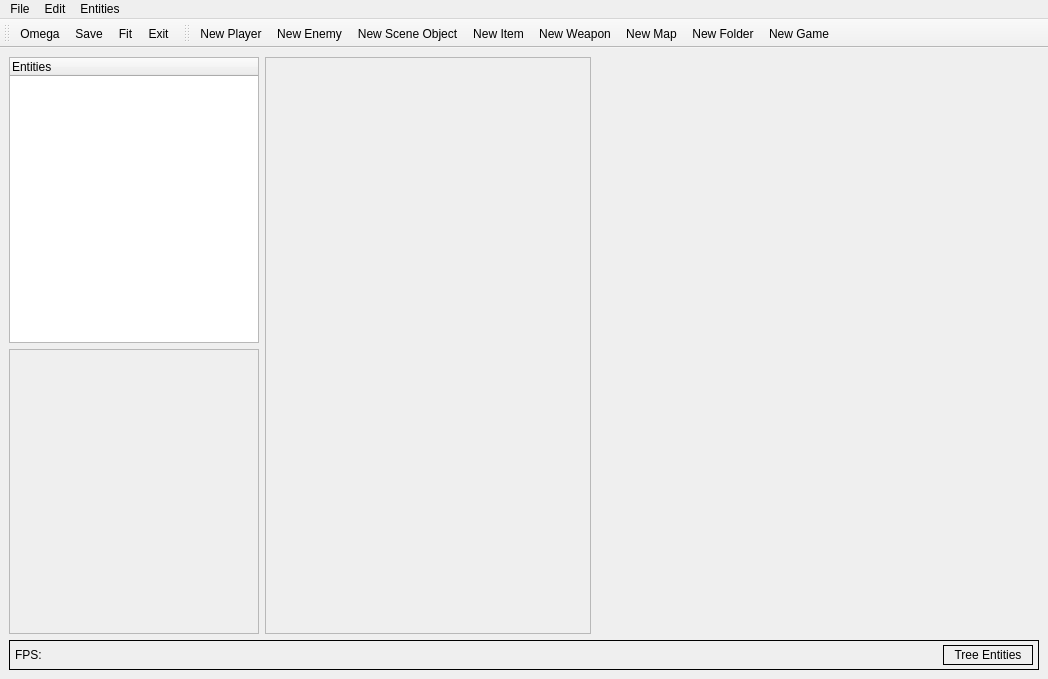
<?xml version="1.0" encoding="UTF-8"?>
<ui version="4.0">
 <class>OmegaWindow</class>
 <widget class="QMainWindow" name="OmegaWindow">
  <property name="geometry">
   <rect>
    <x>0</x>
    <y>0</y>
    <width>1048</width>
    <height>679</height>
   </rect>
  </property>
  <property name="windowTitle">
   <string>Omega Editor</string>
  </property>
  <property name="windowIcon">
   <iconset resource="../../OmegaEditor.qrc">
    <normaloff>:/OmegaEditor/Resources/Icons/omega.png</normaloff>:/OmegaEditor/Resources/Icons/omega.png</iconset>
  </property>
  <property name="styleSheet">
   <string notr="true"/>
  </property>
  <property name="iconSize">
   <size>
    <width>24</width>
    <height>24</height>
   </size>
  </property>
  <widget class="QWidget" name="centralwidget">
   <layout class="QVBoxLayout" name="verticalLayout_2">
    <item>
     <layout class="QHBoxLayout" name="horizontalLayout_2">
      <item>
       <layout class="QVBoxLayout" name="verticalLayout">
        <item>
         <widget class="QOmgTreeEntities" name="treeWidget">
          <property name="sizePolicy">
           <sizepolicy hsizetype="Expanding" vsizetype="MinimumExpanding">
            <horstretch>0</horstretch>
            <verstretch>0</verstretch>
           </sizepolicy>
          </property>
          <property name="maximumSize">
           <size>
            <width>250</width>
            <height>16777215</height>
           </size>
          </property>
          <column>
           <property name="text">
            <string>Entities</string>
           </property>
          </column>
         </widget>
        </item>
        <item>
         <widget class="QScrollArea" name="scrollArea">
          <property name="minimumSize">
           <size>
            <width>250</width>
            <height>0</height>
           </size>
          </property>
          <property name="maximumSize">
           <size>
            <width>200</width>
            <height>400</height>
           </size>
          </property>
          <property name="verticalScrollBarPolicy">
           <enum>Qt::ScrollBarAlwaysOff</enum>
          </property>
          <property name="horizontalScrollBarPolicy">
           <enum>Qt::ScrollBarAlwaysOff</enum>
          </property>
          <property name="widgetResizable">
           <bool>true</bool>
          </property>
          <widget class="QWidget" name="scrollAreaWidgetContents">
           <property name="geometry">
            <rect>
             <x>0</x>
             <y>0</y>
             <width>248</width>
             <height>278</height>
            </rect>
           </property>
          </widget>
         </widget>
        </item>
       </layout>
      </item>
      <item>
       <widget class="QScrollArea" name="bigScrollArea">
        <property name="widgetResizable">
         <bool>true</bool>
        </property>
        <widget class="QWidget" name="scrollAreaWidgetContents_2">
         <property name="geometry">
          <rect>
           <x>0</x>
           <y>0</y>
           <width>298</width>
           <height>566</height>
          </rect>
         </property>
        </widget>
       </widget>
      </item>
      <item>
       <widget class="QWidget" name="renderWidget" native="true">
        <property name="sizePolicy">
         <sizepolicy hsizetype="Expanding" vsizetype="Preferred">
          <horstretch>0</horstretch>
          <verstretch>0</verstretch>
         </sizepolicy>
        </property>
        <property name="minimumSize">
         <size>
          <width>100</width>
          <height>100</height>
         </size>
        </property>
       </widget>
      </item>
      <item>
       <widget class="QOmgDragableEntities" name="entities" native="true">
        <property name="sizePolicy">
         <sizepolicy hsizetype="Expanding" vsizetype="MinimumExpanding">
          <horstretch>0</horstretch>
          <verstretch>0</verstretch>
         </sizepolicy>
        </property>
        <property name="minimumSize">
         <size>
          <width>110</width>
          <height>100</height>
         </size>
        </property>
        <property name="maximumSize">
         <size>
          <width>110</width>
          <height>16777215</height>
         </size>
        </property>
       </widget>
      </item>
     </layout>
    </item>
    <item>
     <widget class="QFrame" name="frame">
      <property name="minimumSize">
       <size>
        <width>0</width>
        <height>30</height>
       </size>
      </property>
      <property name="maximumSize">
       <size>
        <width>16777215</width>
        <height>30</height>
       </size>
      </property>
      <property name="styleSheet">
       <string notr="true">QWidget{border:1px solid black;}

QLabel{border:1px soid white;}

</string>
      </property>
      <property name="frameShape">
       <enum>QFrame::StyledPanel</enum>
      </property>
      <property name="frameShadow">
       <enum>QFrame::Raised</enum>
      </property>
      <layout class="QHBoxLayout" name="horizontalLayout">
       <property name="leftMargin">
        <number>5</number>
       </property>
       <property name="topMargin">
        <number>0</number>
       </property>
       <property name="rightMargin">
        <number>5</number>
       </property>
       <property name="bottomMargin">
        <number>0</number>
       </property>
       <item>
        <widget class="QLabel" name="_fps_label">
         <property name="styleSheet">
          <string notr="true"/>
         </property>
         <property name="text">
          <string>FPS:</string>
         </property>
        </widget>
       </item>
       <item>
        <spacer name="horizontalSpacer">
         <property name="orientation">
          <enum>Qt::Horizontal</enum>
         </property>
         <property name="sizeHint" stdset="0">
          <size>
           <width>40</width>
           <height>20</height>
          </size>
         </property>
        </spacer>
       </item>
       <item>
        <widget class="QPushButton" name="_p_tree_entities">
         <property name="minimumSize">
          <size>
           <width>90</width>
           <height>20</height>
          </size>
         </property>
         <property name="text">
          <string>Tree Entities</string>
         </property>
         <property name="icon">
          <iconset resource="../../OmegaEditor.qrc">
           <normaloff>:/OmegaEditor/Resources/Icons/tree_folder.png</normaloff>:/OmegaEditor/Resources/Icons/tree_folder.png</iconset>
         </property>
        </widget>
       </item>
      </layout>
     </widget>
    </item>
   </layout>
  </widget>
  <widget class="QToolBar" name="OmegaToolBar">
   <property name="windowTitle">
    <string>Tool Bar</string>
   </property>
   <property name="iconSize">
    <size>
     <width>20</width>
     <height>20</height>
    </size>
   </property>
   <attribute name="toolBarArea">
    <enum>TopToolBarArea</enum>
   </attribute>
   <attribute name="toolBarBreak">
    <bool>false</bool>
   </attribute>
   <addaction name="actionOmega"/>
   <addaction name="actionSave"/>
   <addaction name="actionFit"/>
   <addaction name="actionExit"/>
  </widget>
  <widget class="QMenuBar" name="menuBar">
   <property name="geometry">
    <rect>
     <x>0</x>
     <y>0</y>
     <width>1048</width>
     <height>21</height>
    </rect>
   </property>
   <widget class="QMenu" name="menuFile">
    <property name="title">
     <string>File</string>
    </property>
    <addaction name="actionOmega"/>
    <addaction name="separator"/>
    <addaction name="actionSave"/>
    <addaction name="separator"/>
    <addaction name="actionExit"/>
   </widget>
   <widget class="QMenu" name="menuEdit">
    <property name="title">
     <string>Edit</string>
    </property>
    <addaction name="separator"/>
    <addaction name="actionNew_Folder"/>
    <addaction name="actionNewGame"/>
   </widget>
   <widget class="QMenu" name="menuEntities">
    <property name="title">
     <string>Entities</string>
    </property>
    <addaction name="actionNew_Player"/>
    <addaction name="actionNew_Enemy"/>
    <addaction name="actionNew_Scene_Object"/>
    <addaction name="actionNew_Item"/>
    <addaction name="actionNew_Weapon"/>
    <addaction name="actionNew_Map"/>
   </widget>
   <addaction name="menuFile"/>
   <addaction name="menuEdit"/>
   <addaction name="menuEntities"/>
  </widget>
  <widget class="QToolBar" name="toolBar">
   <property name="windowTitle">
    <string>toolBar</string>
   </property>
   <attribute name="toolBarArea">
    <enum>TopToolBarArea</enum>
   </attribute>
   <attribute name="toolBarBreak">
    <bool>false</bool>
   </attribute>
   <addaction name="actionNew_Player"/>
   <addaction name="actionNew_Enemy"/>
   <addaction name="actionNew_Scene_Object"/>
   <addaction name="actionNew_Item"/>
   <addaction name="actionNew_Weapon"/>
   <addaction name="actionNew_Map"/>
   <addaction name="actionNew_Folder"/>
   <addaction name="actionNewGame"/>
  </widget>
  <action name="actionOmega">
   <property name="icon">
    <iconset resource="../../OmegaEditor.qrc">
     <normaloff>:/OmegaEditor/Resources/Icons/omega2.png</normaloff>:/OmegaEditor/Resources/Icons/omega2.png</iconset>
   </property>
   <property name="text">
    <string>Omega</string>
   </property>
  </action>
  <action name="actionExit">
   <property name="icon">
    <iconset resource="../../OmegaEditor.qrc">
     <normaloff>:/OmegaEditor/Resources/Icons/exit.png</normaloff>:/OmegaEditor/Resources/Icons/exit.png</iconset>
   </property>
   <property name="text">
    <string>Exit</string>
   </property>
   <property name="shortcut">
    <string>Ctrl+E</string>
   </property>
  </action>
  <action name="actionNew_Player">
   <property name="icon">
    <iconset resource="../../OmegaEditor.qrc">
     <normaloff>:/OmegaEditor/Resources/Icons/character.png</normaloff>:/OmegaEditor/Resources/Icons/character.png</iconset>
   </property>
   <property name="text">
    <string>New Player</string>
   </property>
  </action>
  <action name="actionNew_Enemy">
   <property name="icon">
    <iconset resource="../../OmegaEditor.qrc">
     <normaloff>:/OmegaEditor/Resources/Icons/enemy.png</normaloff>:/OmegaEditor/Resources/Icons/enemy.png</iconset>
   </property>
   <property name="text">
    <string>New Enemy</string>
   </property>
  </action>
  <action name="actionNew_Scene_Object">
   <property name="icon">
    <iconset resource="../../OmegaEditor.qrc">
     <normaloff>:/OmegaEditor/Resources/Icons/sceneobj.png</normaloff>:/OmegaEditor/Resources/Icons/sceneobj.png</iconset>
   </property>
   <property name="text">
    <string>New Scene Object</string>
   </property>
  </action>
  <action name="actionNew_Item">
   <property name="icon">
    <iconset resource="../../OmegaEditor.qrc">
     <normaloff>:/OmegaEditor/Resources/Icons/item.png</normaloff>:/OmegaEditor/Resources/Icons/item.png</iconset>
   </property>
   <property name="text">
    <string>New Item</string>
   </property>
  </action>
  <action name="actionSave">
   <property name="icon">
    <iconset resource="../../OmegaEditor.qrc">
     <normaloff>:/OmegaEditor/Resources/Icons/save.png</normaloff>:/OmegaEditor/Resources/Icons/save.png</iconset>
   </property>
   <property name="text">
    <string>Save</string>
   </property>
   <property name="shortcut">
    <string>Ctrl+S</string>
   </property>
  </action>
  <action name="actionNew_Weapon">
   <property name="icon">
    <iconset resource="../../OmegaEditor.qrc">
     <normaloff>:/OmegaEditor/Resources/Icons/gun.png</normaloff>:/OmegaEditor/Resources/Icons/gun.png</iconset>
   </property>
   <property name="text">
    <string>New Weapon</string>
   </property>
  </action>
  <action name="actionNew_Folder">
   <property name="icon">
    <iconset resource="../../OmegaEditor.qrc">
     <normaloff>:/OmegaEditor/Resources/Icons/folder.png</normaloff>:/OmegaEditor/Resources/Icons/folder.png</iconset>
   </property>
   <property name="text">
    <string>New Folder</string>
   </property>
  </action>
  <action name="actionNew_Map">
   <property name="icon">
    <iconset resource="../../OmegaEditor.qrc">
     <normaloff>:/OmegaEditor/Resources/Icons/map.png</normaloff>:/OmegaEditor/Resources/Icons/map.png</iconset>
   </property>
   <property name="text">
    <string>New Map</string>
   </property>
  </action>
  <action name="actionNewGame">
   <property name="icon">
    <iconset resource="../../OmegaEditor.qrc">
     <normaloff>:/OmegaEditor/Resources/Icons/game.png</normaloff>:/OmegaEditor/Resources/Icons/game.png</iconset>
   </property>
   <property name="text">
    <string>New Game</string>
   </property>
  </action>
  <action name="actionFit">
   <property name="icon">
    <iconset resource="../../OmegaEditor.qrc">
     <normaloff>:/OmegaEditor/Resources/Icons/fit.png</normaloff>:/OmegaEditor/Resources/Icons/fit.png</iconset>
   </property>
   <property name="text">
    <string>Fit</string>
   </property>
  </action>
 </widget>
 <customwidgets>
  <customwidget>
   <class>QOmgTreeEntities</class>
   <extends>QTreeWidget</extends>
   <header>InputData/QOmgTreeEntities.h</header>
  </customwidget>
  <customwidget>
   <class>QOmgDragableEntities</class>
   <extends>QWidget</extends>
   <header>InputData/QOmgDragableEntities.h</header>
   <container>1</container>
  </customwidget>
 </customwidgets>
 <resources>
  <include location="../../OmegaEditor.qrc"/>
 </resources>
 <connections/>
</ui>
